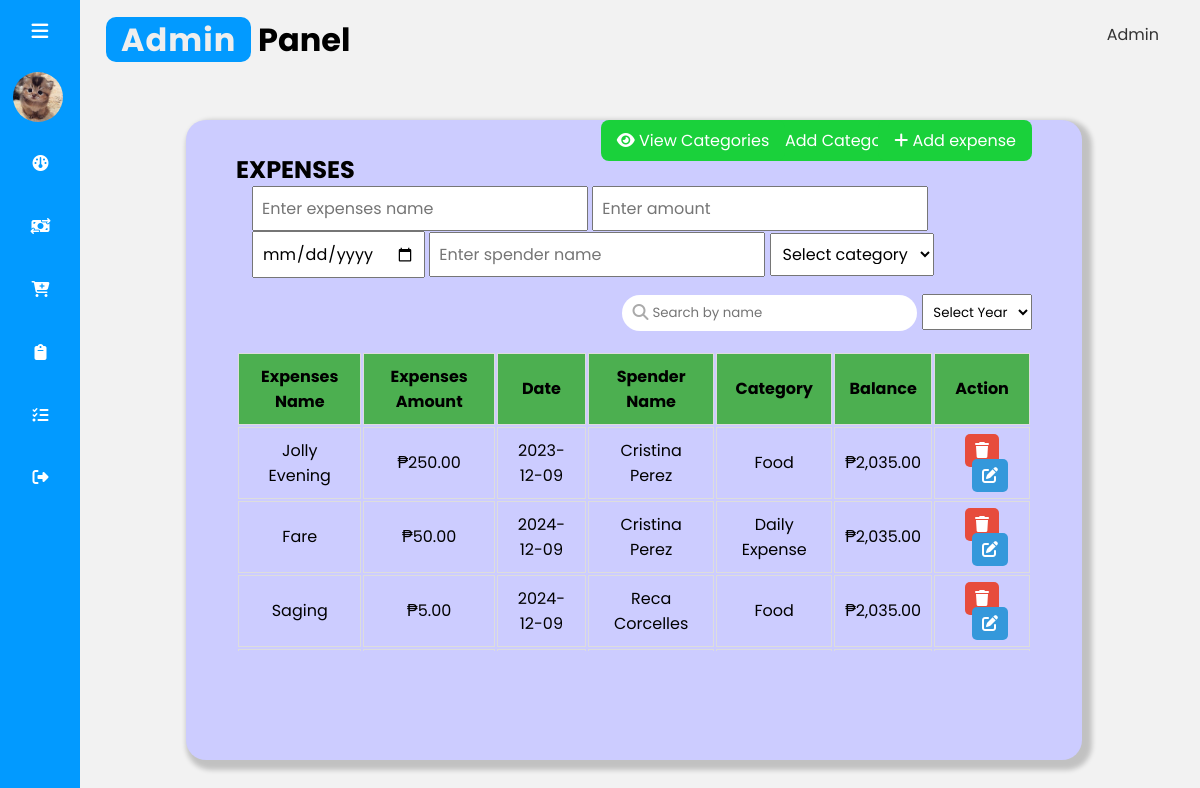
The app's page /views/expense.php (signed in) with its own data.
### tables this page shows
CREATE TABLE `treasurer` (
  `id` int(11) NOT NULL,
  `name` varchar(500) DEFAULT NULL,
  `image_path` varchar(500) DEFAULT NULL
);

CREATE TABLE `expenses` (
  `id` int(11) NOT NULL,
  `expenses_name` varchar(500) DEFAULT NULL,
  `expenses_amount` int(11) DEFAULT NULL,
  `expenses_date` date DEFAULT current_timestamp(),
  `spender_name` varchar(500) DEFAULT NULL,
  `category_id` int(11) DEFAULT NULL
);

CREATE TABLE `categories` (
  `id` int(11) NOT NULL,
  `category_name` varchar(255) NOT NULL
);

### backend/admin.php (called while the page is built, shortened)
<?php
include "../config/connect.php";
$sql = "SELECT name, image_path FROM treasurer WHERE id = 1";
$result = $connection->query($sql);
if ($result->num_rows > 0) {
    $row = $result->fetch_assoc();
}
?>

### views/expense.php (the view, shortened to what this page needs)
<?php
include "../backend/expense.php";
$query = "SELECT total_funds FROM total_funds_view";
$stmt = $connection->prepare($query);
$stmt->execute();
$result = $stmt->get_result();
$row = $result->fetch_assoc();
$total_funds = $row['total_funds'];
if(isset($_SESSION['id']) && isset($_SESSION['username'])){
?>
<!DOCTYPE html>
<html lang="en">
<head>
  <link rel="stylesheet" href="../assets/fontawesome-free-6.5.2-web/css/all.min.css">
  <link rel="stylesheet" href="../assets/css/style.css">
</head>
<body>
  <?php include "../includes/sidebar.php";?>
  <div class="main-content">
    <?php include "../includes/dropdown.php";?>
    <div class="expenses-container">
      <h2>EXPENSES</h2>
      <form action="" method="post" class="expenses-form">
        <input type="text" name="expenses_name" placeholder="Enter expenses name" required>
        <input type="number" name="expenses_amount" placeholder="Enter amount" required>
        <input type="date" name="expenses_date" required>
        <input type="text" name="spender_name" placeholder="Enter spender name" required>
        <select name="category_id" required class="category-select">
          <option value="" disabled selected>Select category</option>
        </select>
        <button type="button" id="addCategoryBtn" class="add-category-btn"><i class="fa-solid fa-plus"></i> Add Category</button>
        <button type="button" id="viewCategoriesBtn" class="view-categories-btn"><i class="fa-solid fa-eye"></i> View Categories</button>
        <button type="submit" name="add_expenses" class="add-expense-btn" <?php if($total_funds <= 0) echo 'disabled'; ?>><i class="fa-solid fa-plus"></i> Add expense</button>
      </form>
      <form action="" method="get" class="search-form">
        <input type="text" name="search_name" placeholder="Search by name" value="<?php if(isset($_GET['search_name'])) echo $_GET['search_name']; ?>">
        <select name="search_year" style="padding: .5em;">
            <option value="">Select Year</option>
        </select>
        <i class="fa-solid fa-search"></i>
      </form>
      <div class="table-container">
        <table>
          <thead>
            <th>Expenses name</th>
            <th>Expenses amount</th>
            <th>Date</th>
            <th>Spender Name</th>
            <th>Category</th>
            <th>Balance</th>
            <th>Action</th>
          </thead>
          <tbody>
          <?php
            $search_query = "WHERE 1";
            $select_expenses = mysqli_query($connection, "
              SELECT expenses.*,
              categories.category_name, (SELECT total_funds FROM total_funds_view) - (SELECT SUM(expenses_amount) FROM expenses) as balance
            FROM `expenses`
            LEFT JOIN `categories` ON expenses.category_id = categories.id
            $search_query
            ORDER BY expenses.id DESC
            ");
           if(mysqli_num_rows($select_expenses) > 0){
              while($row = mysqli_fetch_assoc($select_expenses)){
          ?>
          <tr>
            <td><?php echo $row['expenses_name']; ?></td>
            <td><?php echo "₱" . number_format($row['expenses_amount'], 2); ?></td>
            <td><?php echo $row['expenses_date']; ?></td>
            <td><?php echo $row['spender_name'];?></td>
            <td><?php echo $row['category_name'];?></td>
            <td><?php echo "₱" . number_format($row['balance'], 2); ?></td>
            <td>
                <a href="expense.php?delete_expenses=<?php echo $row['id']; ?>" class="delete-btn" onclick="return confirm('Are you sure you want to delete the data?');"><i class="fas fa-trash"></i></a>
                <a href="expense.php?edit=<?php echo $row['id']; ?>" class="edit-btn"> <i class="fas fa-edit"></i></a>
            </td>
          </tr>
          <?php
            };
            }else{
                echo "<div class='empty'>No expenses added</div>";
            };
          ?>
          </tbody>
        </table>
      </div>
   </div>
  </div>
</body>
</html>
<?php
}else{
  header("Location: ../index.php");
  exit();
}
?>

### includes/sidebar.php (shortened to what this page needs)
<?php
include "../config/connect.php";
include "../backend/admin.php";
?>
<div class="sidebar">
    <div class="top">
      <i class="fa-solid fa-bars" id="btn"></i>
    </div>
    <div class="user">
        <img src="<?= $row['image_path']; ?>" alt="me" class="logo-img">
        <div>
        </div>
    </div>
    <ul>
        <li>
          <a href="../views/admin.php">
            <i class="fa-solid fa-gauge"></i>
          </a>
        </li>
        <li>
          <a href="../views/funds.php">
          <i class="fa-solid fa-money-bill-transfer"></i>
          </a>
        </li>
        <li>
          <a href="../views/expense.php">
          <i class="fa-solid fa-cart-plus"></i>
          </a>
        </li>
        <li>
          <a href="../views/transaction.php">
          <i class="fa-solid fa-clipboard"></i>
          </a>
        </li>
        <li>
          <a href="../views/manage.php">
          <i class="fa-solid fa-list-check"></i>
          </a>
        </li>
        <li>
          <a href="../logout.php" onclick="return confirm('Are you sure to logout?');">
          <i class="fa-solid fa-right-from-bracket"></i>
          </a>
        </li>
    </ul>
</div>

### includes/dropdown.php (shortened to what this page needs)
<div class="container">
  <h1><span>Admin</span> Panel</h1>
  <span>
  <ul>
      <li class="dropdown-container">
          <a class="dropdown-toggle">Admin</a>
      </li>
  </ul>
</span>
</div>

### assets/css/style.css (style rules this page uses)
* { margin: 0; padding: 0; box-sizing: border-box; font-family: 'poppins',sans-serif; }
body, html { height: 100%; }
.logo-img { width: 60px; border-radius: 100%; }
.sidebar { position: absolute; top: 0; left: 0; height: 100vh; width: 80px; background-color: #029aff; padding: 0.4rem 0.8rem; transition: all 0.5s ease; }
.sidebar #btn { position: absolute; color: #fff; top: 0.4rem; left: 50%; font-size: 1.2rem; line-height: 50px; transform: translateX(-50%); cursor: pointer; }
.user { display: flex; align-items: center; margin: 1rem 0; }
.sidebar ul li { position: relative; list-style-type: none; height: 50px; width: 90%; margin: 0.8rem auto; line-height: 50px; }
.sidebar ul li a { color: #fff; display: flex; align-items: center; text-decoration: none; border-radius: 0.8rem; }
.sidebar ul li a i { min-width: 50px; text-align: center; height: 50px; border-radius: 12px; line-height: 50px; }
.main-content { position: relative; background-color: #f2f2f2; min-height: 100vh; top: 0; left: 80px; transition: all 0.5s ease; width: calc(100% - 80px); padding: 1rem; }
.container { display: flex; justify-content: space-between; text-decoration: none; }
.container h1 span { text-decoration: none; margin-left: 10px; background-color: #029aff; color: #eee; padding: 0px 15px; border-radius: 10px; letter-spacing: 1px; }
.container ul { padding: 0; list-style: none; background: #f2f2f2; }
.container ul li { display: inline-block; position: relative; line-height: 21px; text-align: right; }
.container ul li a { display: block; padding: 8px 25px; color: #333; text-decoration: none; }
.dropdown-toggle { cursor: pointer; }
.edit-btn { margin-left: 1rem; font-size: 1rem; color: #1AD13B; }
.delete-btn { font-size: 1rem; color:crimson; }
.expenses-container { height: 80%; width: 80%; border: none; outline: none; border-radius:20px; box-shadow: 5px 5px 5px 5px rgba(0,0,0,0.2); transform: translate(-50%, -50%); position: absolute; top: 55%; left: 45%; padding:50px; margin-left:50px; display:flex; flex-direction: row; gap:8rem; display: block; background-color:#CCCCFF; }
.expenses-container h2 { position: absolute; top:5%; }
.expenses-container table { text-align: center; align-items: center; justify-content: center; text-transform: capitalize; }
.expenses-container table th { background-color: #4caf50; }
.expenses-form { width: 100%; position: relative; padding: 1rem; }
.expenses-form input { padding: .5rem; font-size: 1rem; }
.add-expense-btn { padding:.5rem 1rem; font-size: 1rem; background-color: #1AD13B; color: #fff; border: none; outline: none; position:absolute; right: 0%; top: -40%; border-radius: .5rem; cursor: pointer; }
.user { display: flex; align-items: center; }
.logo-img { width: 50px; height: 50px; border-radius: 50%; margin-right: 10px; }
.table-container { width: 100%; max-height: 300px; overflow-y: auto; margin: 20px 0; }
table { width: 100%; }
th, td { padding: 10px; border: 1px solid #ddd; text-align: center; }
.delete-btn, .edit-btn { color: #fff; padding: 5px 10px; text-decoration: none; border-radius: 5px; }
.delete-btn { background-color: #e74c3c; }
.edit-btn { background-color: #3498db; }
.add-category-btn { padding:.5rem 1rem; font-size: 1rem; background-color: #1AD13B; color: #fff; border: none; outline: none; position:absolute; right: 15%; top: -40%; border-radius: .5rem; cursor: pointer; }
.view-categories-btn { padding:.5rem 1rem; font-size: 1rem; background-color: #1AD13B; color: #fff; border: none; outline: none; position:absolute; right:31%; top: -40%; border-radius: .5rem; cursor: pointer; }
.category-select { padding: .5rem; font-size: 1rem; }
.search-form { position: relative; display: inline-block; float: right; margin-bottom: 20px; }
.search-form input[type=text] { padding: .5rem; padding-left: 30px; outline: none; border: none; border-radius: 25px; }
.search-form .fa-search { position: absolute; left: 10px; top: 50%; transform: translateY(-50%); color: #aaa; }

### records on screen
treasurer: image_path (picture)
expenses: expenses_name "Jolly Evening", expenses_amount "250.00", expenses_date "2023-12-09", spender_name "Cristina Perez", category.category_name "Food", balance "2,035.00"
expenses: expenses_name "Fare", expenses_amount "50.00", expenses_date "2024-12-09", spender_name "Cristina Perez", category.category_name "Daily Expense", balance "2,035.00"
expenses: expenses_name "Saging", expenses_amount "5.00", expenses_date "2024-12-09", spender_name "Reca Corcelles", category.category_name "Food", balance "2,035.00"
